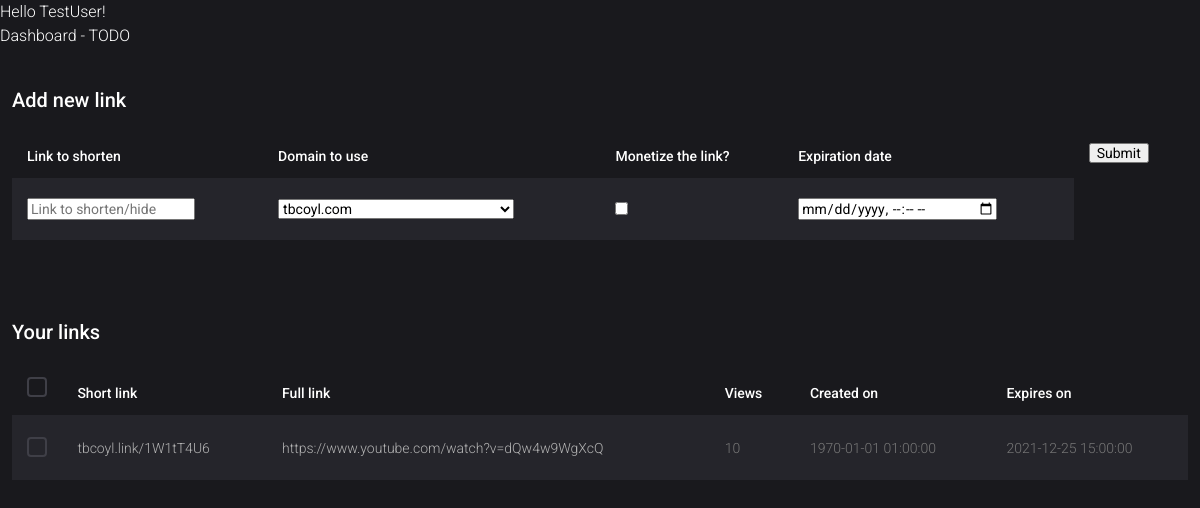
/dashboard (signed in), run on the app's committed database.
### backend_db.py (models this page shows, shortened)
class User(db.Model):
	__tablename__ = "users"
	id = db.Column(db.Integer, primary_key=True, unique=True, nullable=False)
	name = db.Column(db.String, nullable=False)
	email = db.Column(db.String, nullable=False)
	password = db.Column(db.String, nullable=False)
	created = db.Column(db.DateTime)

class Link(db.Model):
	__tablename__ = "links"
	id = db.Column(db.Integer, primary_key=True, unique=True)
	owner = db.Column(db.Integer, db.ForeignKey('users.id'), nullable=False)
	owner_ = db.relationship("User", backref="links.owner")
	source_link = db.Column(db.String, nullable=False)
	code = db.Column(db.String, unique=True, nullable=False)
	domain = db.Column(db.String, nullable=False)

### frontend.py (the view)
@app.route('/dashboard')
@backend.isLoggedIn
def dashboard():
	return render_template("dashboard.html", links=reversed(backend.loadUserLinks()))

### backend.py (called while the page is built)
def isLoggedIn(f):
	@wraps(f)
	def wrap_isloggedin(*args, **kwargs):
		req_ip = request.remote_addr
		is_logged = True if session.get('loggedin') else False
		if not is_logged:
			return redirect(f"/login?r={request.path}")
		return f(*args, **kwargs)
	return wrap_isloggedin

def loadUserLinks():
	user = session['id']
	user = bdb.User.query.filter_by(id=user).first()
	links = bdb.Link.query.filter_by(owner=user.id).all()
	for i, link in enumerate(links):
		link_data = bdb.LinkData.query.filter_by(id=link.code).first()
		links[i].views = link_data.views
		links[i].ad = link_data.ad
		links[i].created = link_data.created
		links[i].expires = link_data.expire
		links[i].fullurl = f"{link.domain}/{link.code}"
	return links

### templates/dashboard.html (shortened to what this page needs)
<!DOCTYPE html>
<html>
<head>
	<link rel="stylesheet" href="{{url_for('static', filename='fonts/icomoon/style.css')}}">
	<link rel="stylesheet" href="{{url_for('static', filename='css/owl.carousel.min.css')}}">
	<link rel="stylesheet" href="{{url_for('static', filename='css/bootstrap.min.css')}}">
	<link rel="stylesheet" href="{{url_for('static', filename='css/style.css')}}">
</head>
<body>
	Hello {{session['name']}}!
	<br>
	Dashboard - TODO
<div class="content">
	<div class="container" style="max-width: unset;">
		<h2 class="mb-3">Add new link</h2>
		<form action="/create_new_link" method="POST">
			<div class="table-responsive custom-table-responsive">
				<table class="table custom-table">
					<thead>
						<tr>
							<th scope="col">
								<span>Link to shorten</span>
							</th>
							<th scope="col">
								<span>Domain to use</span>
							</th>
							<th scope="col">
								<span>Monetize the link?</span>
							</th>
							<th scope="col">
								<span>Expiration date</span>
							</th>
							<th scope="col"><input type="submit" name="submit"></th>
						</tr>
					</thead>
					<tbody>
						<tr scope="row">
							<th scope="row">
								<input type="text" name="redirect_to" required placeholder="Link to shorten/hide">
							</th>
							<th scope="row">
								<select name="domain">
									<option>tbcoyl.com</option>
								</select>
							</th>
							<th scope="row">
								<input type="checkbox" name="ad">
							</th>
							<th scope="row">
								<input type="datetime-local" name="expiration">
							</th>
						</tr>
					</tbody>
				</table>
			</div>
		</form>
	</div>
</div>
<div class="content">
	<div class="container" style="max-width: unset;">
		<h2 class="mb-3">Your links</h2>
		<div class="table-responsive custom-table-responsive">
			<table class="table custom-table">
				<thead>
					<tr>
						<th scope="col" style="padding-right: 25px;">
							<label class="control control--checkbox">
								<div class="control__indicator"></div>
							</label>
						</th>
						<th scope="col">Short link</th>
						<th scope="col">Full link</th>
						<th scope="col">Views</th>
						<th scope="col">Created on</th>
						<th scope="col">Expires on</th>
					</tr>
				</thead>
				<tbody>
					{% for link in links %}
					<tr scope="row" onclick="window.location='/dashboard/links/{{link.code}}'">
						<th scope="row">
							<label class="control control--checkbox">
								<div class="control__indicator"></div>
							</label>
						</th>
						<td><a href="https://{{link.fullurl}}" target="_blank">{{link.fullurl}}</a></td>
						<td><a href="{{link.source_link}}" target="_blank">{{link.source_link[0:60]}}{{"..." if link.source_link|length > 60 else ""}}</a></td>
						<td>{{link.views}}</td>
						<td>{{link.created}}</td>
						<td>{{link.expires or "Never"}}</td>
					</tr>
					<tr class="spacer"><td colspan="100"></td></tr>
					{% endfor %}
				</tbody>
			</table>
		</div>
	</div>
</div>
</body>
</html>

### data on the page
User: name "TestUser"
Link: fullurl "tbcoyl.link/1W1tT4U6", source_link "https://www.youtube.com/watch?v=dQw4w9WgXcQ", views "10", created "1970-01-01 01:00:00", expires "2021-12-25 15:00:00"
